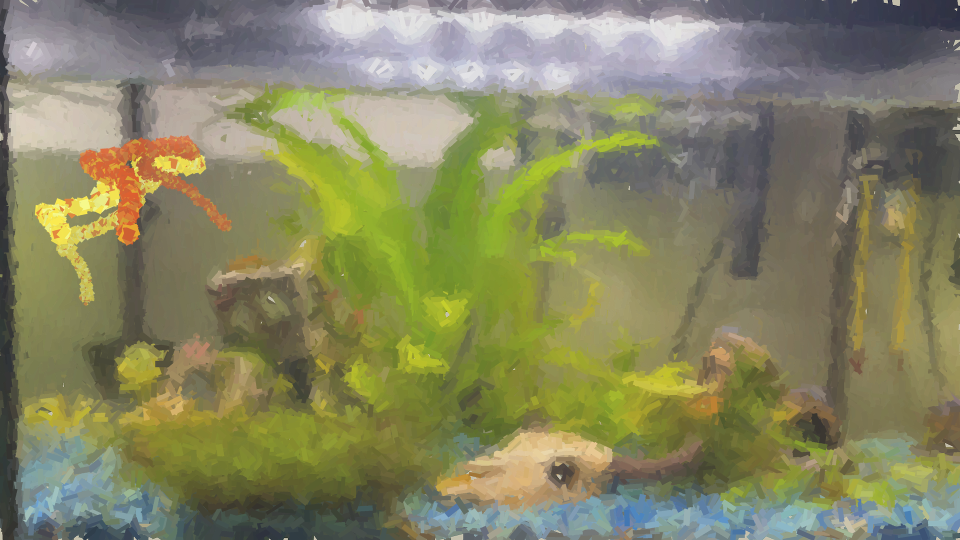
#> input picture paintings/fish_art_20260715_050407.png, 1920 x 1080 px (shown at 1/2 size)
$ python create_background.py --video ../paintings/fish_art_20260715_050407.png   (older library calls are emulated)
#> lines starting #> are read from the running program, lines starting #| are printed output that depends on the picture
### src/brush.py
"""Shared brush-mark geometry for backgrounds and fish paintings."""

from __future__ import annotations

import math
import random

from PIL import ImageDraw


def polygon_for_shape(
    shape: str, width: float, height: float, rotation: float, rng: random.Random
) -> list[tuple[float, float]] | None:
    if shape == "rectangle":
        points = [
            (-width / 2, -height / 2),
            (width / 2, -height / 2),
            (width / 2, height / 2),
            (-width / 2, height / 2),
        ]
    elif shape == "triangle":
        points = [(0, -height / 2), (width / 2, height / 2), (-width / 2, height / 2)]
    elif shape == "blob":
        points = []
        for index in range(10):
            angle = 2 * math.pi * index / 10
            radius = width / 2 * (0.7 + 0.3 * rng.random())
            points.append((radius * math.cos(angle), radius * math.sin(angle)))
    else:
        return None

    cosine, sine = math.cos(rotation), math.sin(rotation)
    return [(x * cosine - y * sine, x * sine + y * cosine) for x, y in points]


def draw_brush_mark(
    draw: ImageDraw.ImageDraw,
    center: tuple[float, float],
    size: tuple[float, float],
    rotation: float,
    shape: str,
    color: tuple[int, int, int, int],
    rng: random.Random,
) -> None:
    """Draw one brush mark using the project's supported shape primitives."""
    x, y = center
    width, height = size
    if shape == "circle":
        draw.ellipse(
            (x - width / 2, y - height / 2, x + width / 2, y + height / 2),
            fill=color,
        )
        return

    polygon = polygon_for_shape(shape, width, height, rotation, rng)
    if polygon is None:
        raise ValueError(f"Unsupported shape: {shape}")
    draw.polygon([(x + px, y + py) for px, py in polygon], fill=color)

### src/create_background.py
"""Create a painted background from a still image or a frame from a video."""

from __future__ import annotations

import argparse
import json
import math
import random
from pathlib import Path
from typing import Any

import cv2
import numpy as np
from PIL import Image, ImageDraw

try:
    from .brush import draw_brush_mark
except ImportError:
    from brush import draw_brush_mark


IMAGE_SUFFIXES = {".bmp", ".jpeg", ".jpg", ".png", ".tif", ".tiff", ".webp"}


def read_source_frame(
    input_path: Path, frame_position: float
) -> tuple[np.ndarray, int | None, str]:
    if input_path.suffix.lower() in IMAGE_SUFFIXES:
        frame = cv2.imread(str(input_path), cv2.IMREAD_COLOR)
        if frame is None:
            raise ValueError(f"Could not open image: {input_path}")
        return frame, None, "image"

    frame, frame_index = read_video_frame(input_path, frame_position)
    return frame, frame_index, "video"


# [54 lines left out: functions read_video_frame, detections_for_frame, detect_fish, not called in this run]


def remove_fish(
    frame: np.ndarray,
    detections: list[dict[str, Any]],
    box_padding: float = 0.15,
    inpaint_radius: float = 7.0,
) -> tuple[np.ndarray, np.ndarray]:
    """Mask padded fish boxes and fill them from surrounding image pixels."""
    height, width = frame.shape[:2]
    mask = np.zeros((height, width), dtype=np.uint8)

    for detection in detections:
        x1, y1, x2, y2 = (float(value) for value in detection["bbox"])
        box_width, box_height = x2 - x1, y2 - y1
        center = (round((x1 + x2) / 2), round((y1 + y2) / 2))
        axes = (
            max(1, round(box_width * (0.5 + box_padding))),
            max(1, round(box_height * (0.5 + box_padding))),
        )
        cv2.ellipse(mask, center, axes, 0, 0, 360, 255, thickness=-1)

    if not np.any(mask):
        return frame.copy(), mask
    return cv2.inpaint(frame, mask, inpaint_radius, cv2.INPAINT_TELEA), mask


def soften_color(color: np.ndarray, amount: float = 0.18) -> tuple[int, int, int]:
    """Lighten sampled colors slightly to keep fish marks visually dominant."""
    softened = color.astype(float) * (1 - amount) + 245 * amount
    return tuple(int(value) for value in np.clip(softened, 0, 255))


def render_painted_background(
    frame: np.ndarray,
    rng: random.Random,
    stroke_sizes: tuple[float, ...] = (96, 48, 24, 12),
    opacity: int = 85,
    scale: int = 2,
) -> Image.Image:
    """Render sampled image colors as coarse-to-fine, edge-aligned marks."""
    rgb_frame = cv2.cvtColor(frame, cv2.COLOR_BGR2RGB)
    height, width = rgb_frame.shape[:2]
    canvas = Image.new("RGBA", (width * scale, height * scale), (195, 191, 171, 255))
    draw = ImageDraw.Draw(canvas, "RGBA")

    for stroke_size in sorted(stroke_sizes, reverse=True):
        blur_sigma = max(stroke_size / 5, 1)
        sampled = cv2.GaussianBlur(rgb_frame, (0, 0), blur_sigma)
        gray = cv2.cvtColor(sampled, cv2.COLOR_RGB2GRAY)
        gradient_x = cv2.Sobel(gray, cv2.CV_32F, 1, 0, ksize=3)
        gradient_y = cv2.Sobel(gray, cv2.CV_32F, 0, 1, ksize=3)
        spacing = max(2, round(stroke_size * 0.55))

        positions = []
        for grid_y in range(spacing // 2, height, spacing):
            for grid_x in range(spacing // 2, width, spacing):
                jitter = spacing * 0.45
                x = min(width - 1, max(0, round(grid_x + rng.uniform(-jitter, jitter))))
                y = min(height - 1, max(0, round(grid_y + rng.uniform(-jitter, jitter))))
                positions.append((x, y))
        rng.shuffle(positions)

        for x, y in positions:
            tangent = math.atan2(float(gradient_y[y, x]), float(gradient_x[y, x]))
            rotation = tangent + math.pi / 2 + rng.uniform(-0.25, 0.25)
            mark_width = stroke_size * rng.uniform(0.8, 1.25) * scale
            mark_height = stroke_size * rng.uniform(0.22, 0.42) * scale
            color = (*soften_color(sampled[y, x]), rng.randint(round(opacity * 0.75), opacity))
            draw_brush_mark(
                draw,
                (x * scale, y * scale),
                (mark_width, mark_height),
                rotation,
                "rectangle",
                color,
                rng,
            )

    return canvas.resize((width, height), Image.Resampling.LANCZOS)


def parse_args() -> argparse.Namespace:
    parser = argparse.ArgumentParser(description=__doc__)
    parser.add_argument(
        "--input",
        "--video",
        dest="input_path",
        required=True,
        type=Path,
        help="Still image or video to paint; --video remains as a compatibility alias.",
    )
    parser.add_argument(
        "--detections",
        type=Path,
        help="Raw video detection JSON used to remove fish from the selected frame.",
    )
    parser.add_argument(
        "--model",
        type=Path,
        help="YOLO model used to find and remove fish from a still image.",
    )
    parser.add_argument(
        "--confidence",
        type=float,
        default=0.25,
        help="Minimum confidence for still-image YOLO detections (default: 0.25).",
    )
    parser.add_argument(
        "--output",
        type=Path,
        help="Output PNG path (default: paintings/backgrounds/<input name>.png).",
    )
    parser.add_argument("--frame-position", type=float, default=0.5)
    parser.add_argument("--box-padding", type=float, default=0.15)
    parser.add_argument("--inpaint-radius", type=float, default=7.0)
    parser.add_argument("--stroke-sizes", nargs="+", type=float, default=(200, 120, 120, 60, 60, 30)) # use multiple passes to prevent blank spaces
    parser.add_argument("--opacity", type=int, default=75)
    parser.add_argument("--scale", type=int, default=2)
    parser.add_argument("--seed", type=int)
    return parser.parse_args()


def main() -> None:
    args = parse_args()
    if not 0 <= args.frame_position <= 1:
        raise ValueError("--frame-position must be between 0 and 1")
    if args.box_padding < 0 or args.inpaint_radius <= 0:
        raise ValueError("Mask padding cannot be negative and inpaint radius must be positive")
    if not 1 <= args.opacity <= 255 or args.scale < 1:
        raise ValueError("Opacity must be 1-255 and scale must be at least 1")
    if any(size <= 0 for size in args.stroke_sizes):
        raise ValueError("All stroke sizes must be positive")
    if not 0 <= args.confidence <= 1:
        raise ValueError("--confidence must be between 0 and 1")
    if args.detections and args.model:
        raise ValueError("Use either --detections or --model, not both")

    frame, frame_index, source_type = read_source_frame(
        args.input_path, args.frame_position
    )
#> in read_source_frame, frame is the input picture: shape (1080, 1920, 3); mean B, G, R 97.9, 133.3, 133.7
#> source_type = 'image'
    detections = []
    if args.detections:
        if source_type == "image":
            raise ValueError("--detections contains video frame data and cannot be used with an image")
        raw_data = json.loads(args.detections.read_text(encoding="utf-8"))
        expected_size = (
            int(raw_data["video"]["width"]),
            int(raw_data["video"]["height"]),
        )
        actual_size = (frame.shape[1], frame.shape[0])
        if actual_size != expected_size:
            raise ValueError(
                f"Video frame is {actual_size}, but detection data expects {expected_size}"
            )
        detections = detections_for_frame(raw_data, frame_index)
    elif args.model:
        if source_type != "image":
            raise ValueError("--model is for still images; use --detections with video input")
        if not args.model.is_file():
            raise FileNotFoundError(f"Model not found: {args.model}")
        detections = detect_fish(frame, args.model, args.confidence)

    repaired_frame, _ = remove_fish(frame, detections, args.box_padding, args.inpaint_radius)
    image = render_painted_background(
        repaired_frame,
        random.Random(args.seed),
        tuple(args.stroke_sizes),
        args.opacity,
        args.scale,
    )
#> in render_painted_background, `canvas = Image.new("RGBA", (width * scale, height * scale), (195, 191,..`:
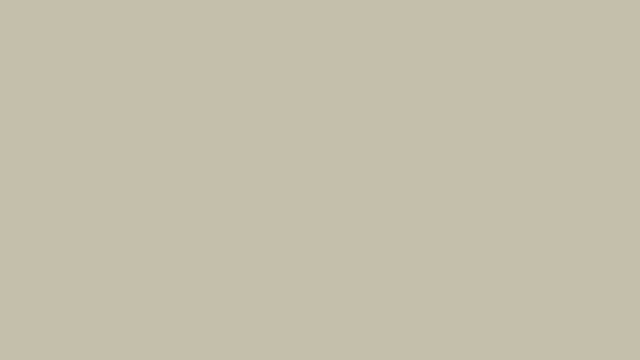
#> canvas: PIL image 3840x2160 RGBA (shown at 1/6 size); mean R, G, B, A 195, 191, 171, 255
#> the loop in render_painted_background, `for stroke_size in sorted(stroke_sizes, reverse=True):` made 6 passes
#> pass 1, in render_painted_background, `sampled = cv2.GaussianBlur(rgb_frame, (0, 0), blur_sigma)`:
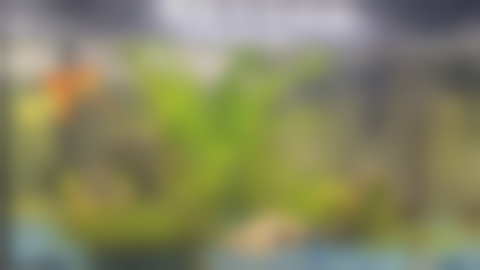
#> sampled: shape (1080, 1920, 3) (shown at 1/4 size); mean R, G, B 133.7, 133.3, 97.9
#> pass 1, in render_painted_background, `gradient_x = cv2.Sobel(gray, cv2.CV_32F, 1, 0, ksize=3)`:
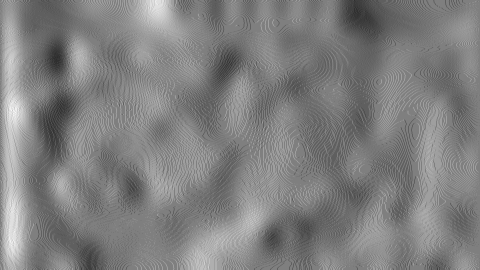
#> gradient_x: shape (1080, 1920) float32 (shown at 1/4 size); min -8, max 8, mean 0.0225; drawn with min black and max white
#> pass 1, in render_painted_background, `gradient_y = cv2.Sobel(gray, cv2.CV_32F, 0, 1, ksize=3)`:
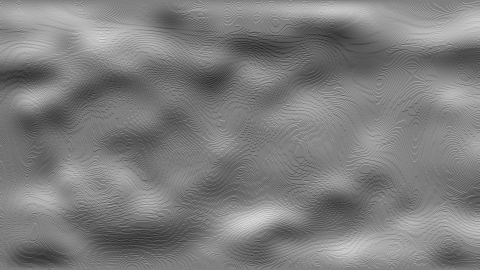
#> gradient_y: shape (1080, 1920) float32 (shown at 1/4 size); min -8, max 8, mean -0.0801; drawn with min black and max white
#> after the loop in render_painted_background, `for stroke_size in sorted(stroke_sizes, reverse=True):`:
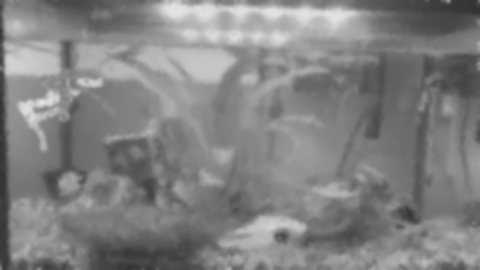
#> gray: shape (1080, 1920) (shown at 1/4 size); min 50, max 229, mean 129.4
#> in render_painted_background, `return canvas.resize((width, height), Image.Resampling.LANCZOS)`:
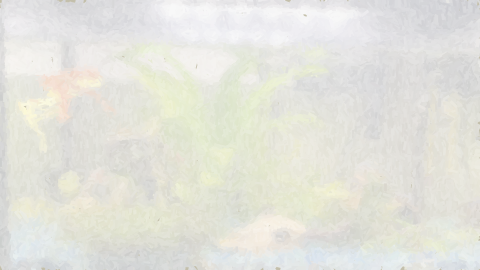
#> returned value: PIL image 1920x1080 RGBA (shown at 1/4 size); mean R, G, B, A 152.9, 152.6, 123.5, 65.8; transparent parts drawn white
    destination = args.output or Path("paintings/backgrounds") / f"{args.input_path.stem}.png"
    destination.parent.mkdir(parents=True, exist_ok=True)
    image.convert("RGB").save(destination)
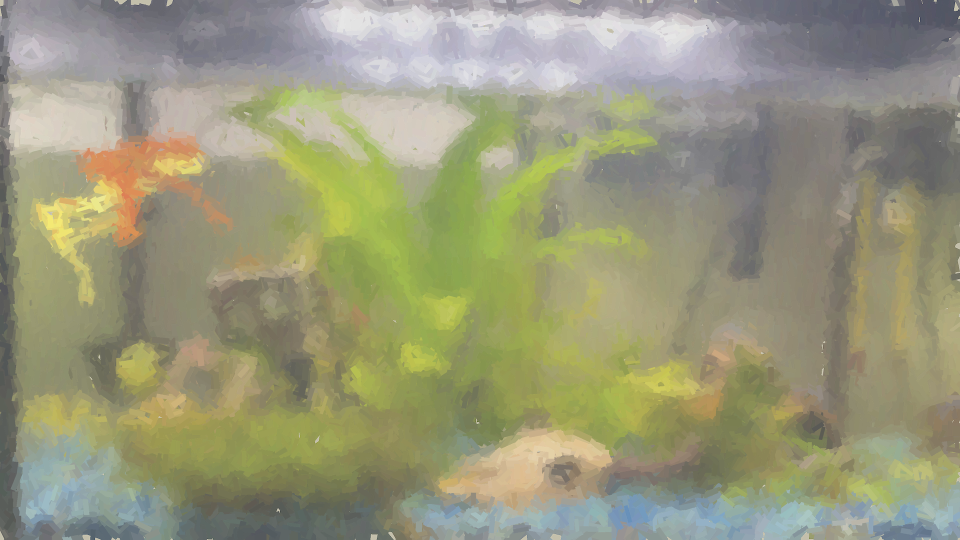
#> saved as fish_art_20260715_050407.png: PIL image 1920x1080 RGB (shown at 1/2 size); mean R, G, B 152.9, 152.6, 123.5
    source_description = (
        f"frame {frame_index} from {args.input_path}"
        if frame_index is not None
        else str(args.input_path)
    )
    print(f"Saved background to {destination} using {source_description}; "
          f"removed {len(detections)} fish region(s)")
#| Saved background to paintings/backgrounds/fish_art_20260715_050407.png using ../paintings/fish_art_20260715_050407.png; removed 0 fish region(s)


if __name__ == "__main__":
    main()

$ run again, on paintings/fish_art_20260715_052037.png
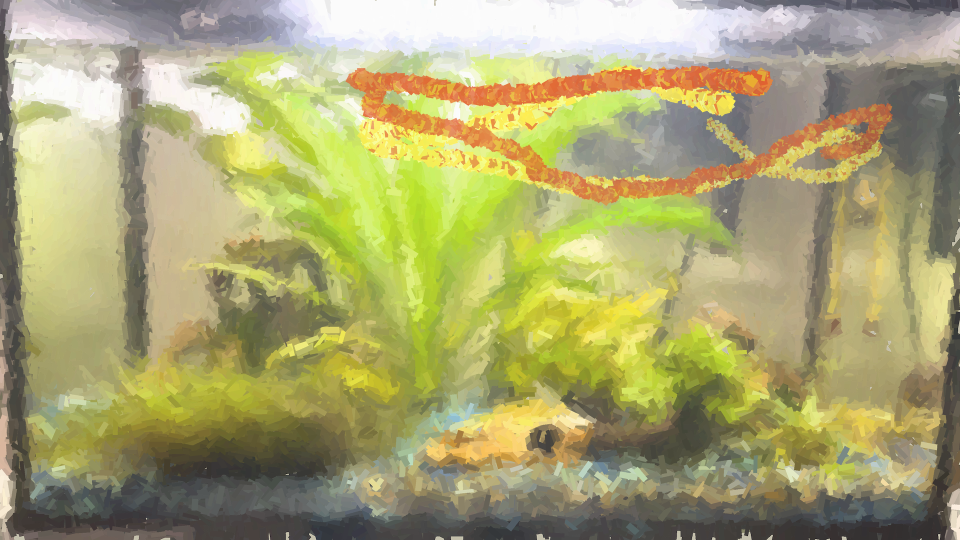
#> input picture paintings/fish_art_20260715_052037.png, 1920 x 1080 px (shown at 1/2 size)
#> in read_source_frame, frame is the input picture: shape (1080, 1920, 3); mean B, G, R 113.9, 165, 169.2
#> source_type = 'image'
#> the loop in render_painted_background, `for stroke_size in sorted(stroke_sizes, reverse=True):` made 6 passes
#> pass 1, in render_painted_background, `gradient_y = cv2.Sobel(gray, cv2.CV_32F, 0, 1, ksize=3)`:
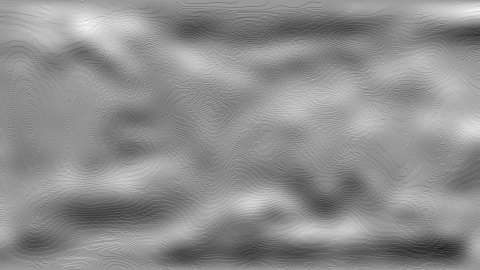
#> gradient_y: shape (1080, 1920) float32 (shown at 1/4 size); min -12, max 8, mean -0.841; drawn with min black and max white
#> in main, `image.convert("RGB").save(destination)`:
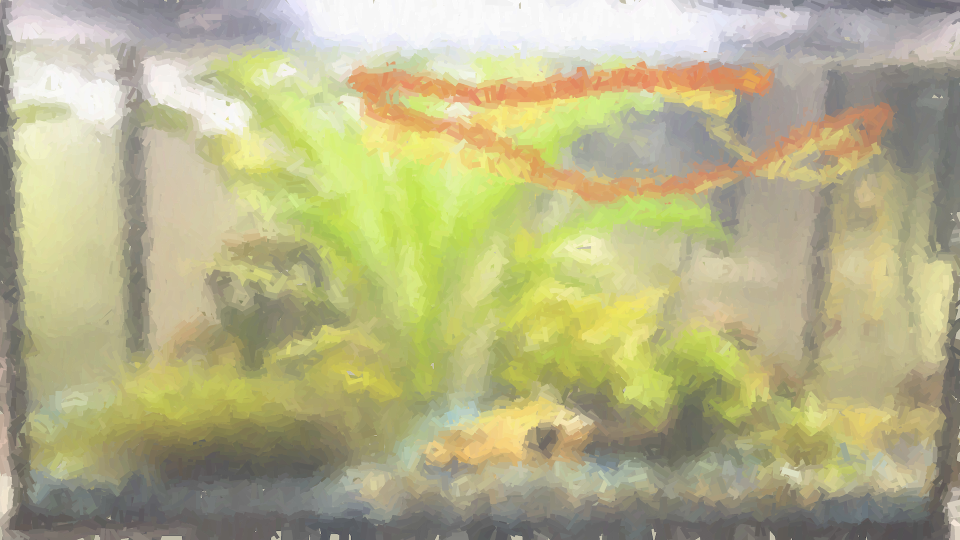
#> saved as fish_art_20260715_052037.png: PIL image 1920x1080 RGB (shown at 1/2 size); mean R, G, B 181.8, 178.5, 136.5
#| Saved background to paintings/backgrounds/fish_art_20260715_052037.png using ../paintings/fish_art_20260715_052037.png; removed 0 fish region(s)

$ run again, on paintings/fish_art_20260715_064045.png
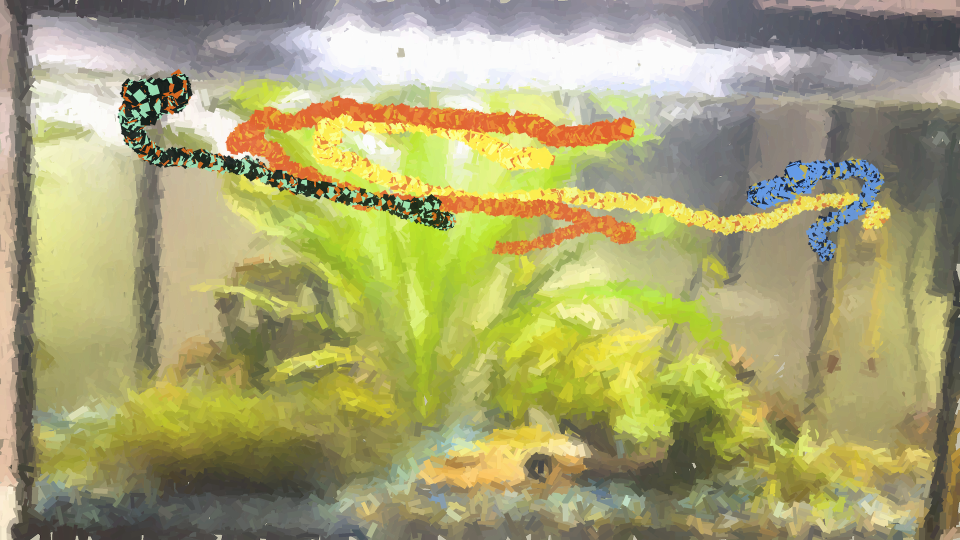
#> input picture paintings/fish_art_20260715_064045.png, 1920 x 1080 px (shown at 1/2 size)
#> in read_source_frame, frame is the input picture: shape (1080, 1920, 3); mean B, G, R 113.6, 163.3, 167.1
#> source_type = 'image'
#> the loop in render_painted_background, `for stroke_size in sorted(stroke_sizes, reverse=True):` made 6 passes
#> pass 1, in render_painted_background, `gradient_y = cv2.Sobel(gray, cv2.CV_32F, 0, 1, ksize=3)`:
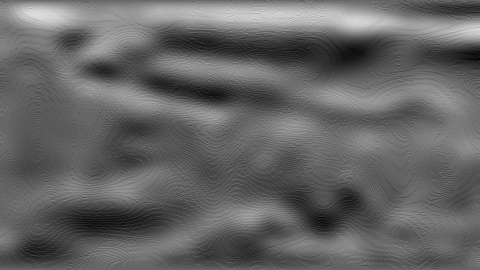
#> gradient_y: shape (1080, 1920) float32 (shown at 1/4 size); min -8, max 12, mean -0.113; drawn with min black and max white
#> in main, `image.convert("RGB").save(destination)`:
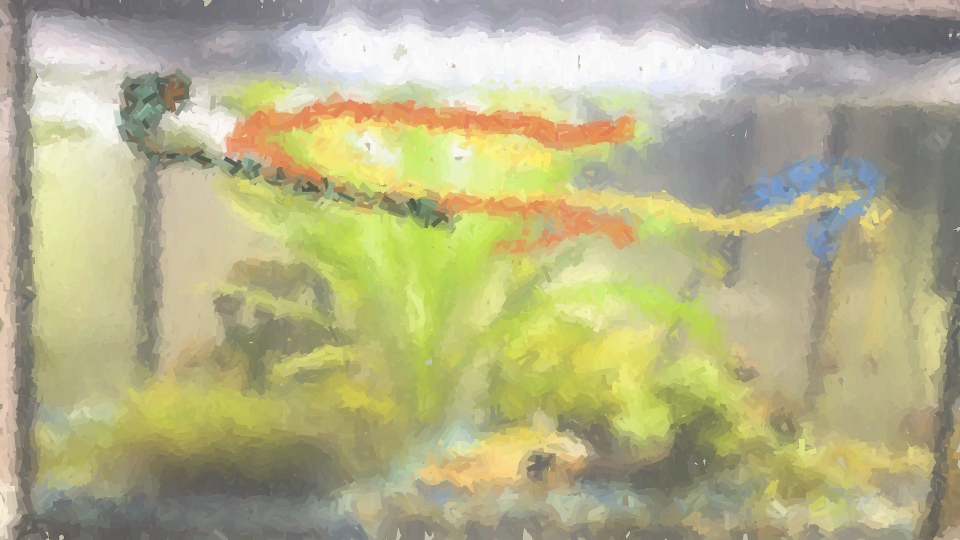
#> saved as fish_art_20260715_064045.png: PIL image 1920x1080 RGB (shown at 1/2 size); mean R, G, B 180.1, 177.1, 136.2
#| Saved background to paintings/backgrounds/fish_art_20260715_064045.png using ../paintings/fish_art_20260715_064045.png; removed 0 fish region(s)
